Frame 1 (no input): blank canvas, image omitted
Frame 60 (the mouse pressed at the canvas centre just before this capture): blank canvas, image omitted
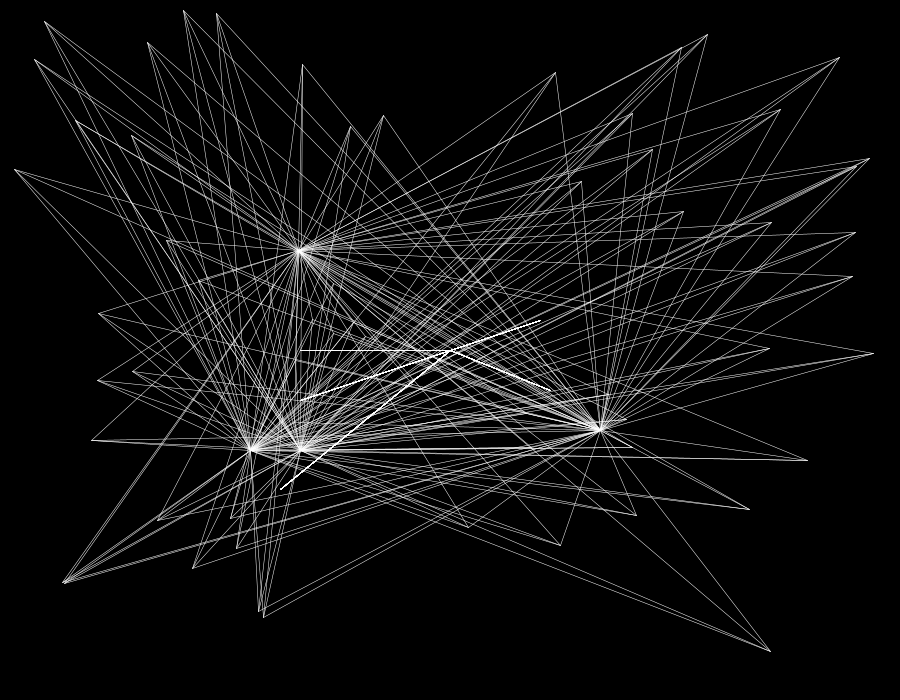
Frame 120 (the mouse held since frame 60 and released just before this capture)

The Processing sketch whose frames 1 and 60 were blank and that drew this single picture after the mouse press (run headless with seeded random() and noise(); from frame 60 on, the mouse is pressed at the canvas centre):

// Processing sketch: processing_163129
// ── processing_163129.pde



float circleX;
float circleY;

void setup() {
  size(900, 700);
  circleX = width/2;
  background(0);
}

void draw() {
  if (mousePressed) {
    circleX = random(width);
    circleY = random(height);
    stroke(255);
    strokeWeight(0.5);
    noFill();


    line(300, 350, mouseX, mouseY);
    line(250, 450, circleX, circleY);
    line(280, 489, mouseX, mouseY);
    line(298, 250, circleX, circleY);
    line(300, 400, mouseX, mouseY);
    line(300, 450, circleX, circleY);
    line(550, 390, mouseX, mouseY);
    line(600, 430, circleX, circleY);
    line(540, 320, mouseX, mouseY);


    endShape();
  }
}
